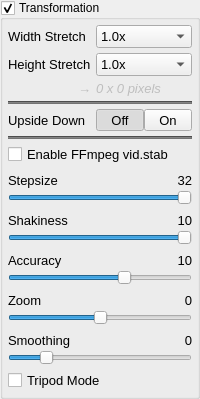
            <widget class="QGroupBox" name="groupBoxTransformation">
             <property name="title">
              <string>Transformation</string>
             </property>
             <property name="checkable">
              <bool>true</bool>
             </property>
             <layout class="QGridLayout" name="gridLayout_20">
              <property name="leftMargin">
               <number>5</number>
              </property>
              <property name="topMargin">
               <number>5</number>
              </property>
              <property name="rightMargin">
               <number>5</number>
              </property>
              <property name="bottomMargin">
               <number>5</number>
              </property>
              <item row="0" column="0">
               <widget class="QFrame" name="frameAspectRatio">
                <layout class="QVBoxLayout" name="verticalLayout_7">
                 <property name="spacing">
                  <number>5</number>
                 </property>
                 <property name="leftMargin">
                  <number>0</number>
                 </property>
                 <property name="topMargin">
                  <number>0</number>
                 </property>
                 <property name="rightMargin">
                  <number>0</number>
                 </property>
                 <property name="bottomMargin">
                  <number>0</number>
                 </property>
                 <item>
                  <layout class="QGridLayout" name="gridLayout_21">
                   <item row="10" column="0" colspan="2">
                    <layout class="QGridLayout" name="gridLayout_54">
                     <property name="spacing">
                      <number>0</number>
                     </property>
                     <item row="1" column="0" colspan="3">
                      <widget class="NoScrollSlider" name="horizontalSliderVidstabShakiness">
                       <property name="sizePolicy">
                        <sizepolicy hsizetype="Expanding" vsizetype="Fixed">
                         <horstretch>0</horstretch>
                         <verstretch>0</verstretch>
                        </sizepolicy>
                       </property>
                       <property name="minimumSize">
                        <size>
                         <width>0</width>
                         <height>0</height>
                        </size>
                       </property>
                       <property name="maximumSize">
                        <size>
                         <width>16777215</width>
                         <height>16777215</height>
                        </size>
                       </property>
                       <property name="minimum">
                        <number>1</number>
                       </property>
                       <property name="maximum">
                        <number>10</number>
                       </property>
                       <property name="value">
                        <number>10</number>
                       </property>
                       <property name="orientation">
                        <enum>Qt::Horizontal</enum>
                       </property>
                      </widget>
                     </item>
                     <item row="0" column="1">
                      <spacer name="horizontalSpacer_50">
                       <property name="orientation">
                        <enum>Qt::Horizontal</enum>
                       </property>
                       <property name="sizeType">
                        <enum>QSizePolicy::Maximum</enum>
                       </property>
                       <property name="sizeHint" stdset="0">
                        <size>
                         <width>40</width>
                         <height>20</height>
                        </size>
                       </property>
                      </spacer>
                     </item>
                     <item row="0" column="0">
                      <widget class="QLabel" name="label_VidstabShakinessText">
                       <property name="font">
                        <font>
                         <pointsize>10</pointsize>
                        </font>
                       </property>
                       <property name="text">
                        <string>Shakiness</string>
                       </property>
                      </widget>
                     </item>
                     <item row="0" column="2">
                      <widget class="DoubleClickLabel" name="label_VidstabShakinessVal">
                       <property name="font">
                        <font>
                         <pointsize>10</pointsize>
                        </font>
                       </property>
                       <property name="contextMenuPolicy">
                        <enum>Qt::CustomContextMenu</enum>
                       </property>
                       <property name="layoutDirection">
                        <enum>Qt::RightToLeft</enum>
                       </property>
                       <property name="text">
                        <string>10</string>
                       </property>
                       <property name="alignment">
                        <set>Qt::AlignRight|Qt::AlignTrailing|Qt::AlignVCenter</set>
                       </property>
                      </widget>
                     </item>
                    </layout>
                   </item>
                   <item row="1" column="0">
                    <widget class="QLabel" name="label_7">
                     <property name="sizePolicy">
                      <sizepolicy hsizetype="Fixed" vsizetype="Preferred">
                       <horstretch>0</horstretch>
                       <verstretch>0</verstretch>
                      </sizepolicy>
                     </property>
                     <property name="font">
                      <font>
                       <pointsize>10</pointsize>
                      </font>
                     </property>
                     <property name="text">
                      <string>Height Stretch</string>
                     </property>
                    </widget>
                   </item>
                   <item row="2" column="0">
                    <widget class="QLabel" name="label_33">
                     <property name="enabled">
                      <bool>false</bool>
                     </property>
                     <property name="font">
                      <font>
                       <pointsize>10</pointsize>
                      </font>
                     </property>
                     <property name="text">
                      <string>→</string>
                     </property>
                     <property name="alignment">
                      <set>Qt::AlignRight|Qt::AlignTrailing|Qt::AlignVCenter</set>
                     </property>
                    </widget>
                   </item>
                   <item row="9" column="0" colspan="2">
                    <layout class="QGridLayout" name="gridLayout_53">
                     <property name="spacing">
                      <number>0</number>
                     </property>
                     <item row="0" column="2">
                      <widget class="DoubleClickLabel" name="label_VidstabStepsizeVal">
                       <property name="font">
                        <font>
                         <pointsize>10</pointsize>
                        </font>
                       </property>
                       <property name="contextMenuPolicy">
                        <enum>Qt::CustomContextMenu</enum>
                       </property>
                       <property name="layoutDirection">
                        <enum>Qt::RightToLeft</enum>
                       </property>
                       <property name="text">
                        <string>32</string>
                       </property>
                       <property name="alignment">
                        <set>Qt::AlignRight|Qt::AlignTrailing|Qt::AlignVCenter</set>
                       </property>
                      </widget>
                     </item>
                     <item row="1" column="0" colspan="3">
                      <widget class="NoScrollSlider" name="horizontalSliderVidstabStepsize">
                       <property name="sizePolicy">
                        <sizepolicy hsizetype="Expanding" vsizetype="Fixed">
                         <horstretch>0</horstretch>
                         <verstretch>0</verstretch>
                        </sizepolicy>
                       </property>
                       <property name="minimumSize">
                        <size>
                         <width>0</width>
                         <height>0</height>
                        </size>
                       </property>
                       <property name="maximumSize">
                        <size>
                         <width>16777215</width>
                         <height>16777215</height>
                        </size>
                       </property>
                       <property name="minimum">
                        <number>1</number>
                       </property>
                       <property name="maximum">
                        <number>32</number>
                       </property>
                       <property name="value">
                        <number>32</number>
                       </property>
                       <property name="orientation">
                        <enum>Qt::Horizontal</enum>
                       </property>
                      </widget>
                     </item>
                     <item row="0" column="1">
                      <spacer name="horizontalSpacer_49">
                       <property name="orientation">
                        <enum>Qt::Horizontal</enum>
                       </property>
                       <property name="sizeType">
                        <enum>QSizePolicy::Maximum</enum>
                       </property>
                       <property name="sizeHint" stdset="0">
                        <size>
                         <width>40</width>
                         <height>20</height>
                        </size>
                       </property>
                      </spacer>
                     </item>
                     <item row="0" column="0">
                      <widget class="QLabel" name="label_VidstabStepsizeText">
                       <property name="font">
                        <font>
                         <pointsize>10</pointsize>
                        </font>
                       </property>
                       <property name="text">
                        <string>Stepsize</string>
                       </property>
                      </widget>
                     </item>
                    </layout>
                   </item>
                   <item row="0" column="1">
                    <widget class="NoScrollComboBox" name="comboBoxHStretch">
                     <property name="sizePolicy">
                      <sizepolicy hsizetype="Ignored" vsizetype="Fixed">
                       <horstretch>0</horstretch>
                       <verstretch>0</verstretch>
                      </sizepolicy>
                     </property>
                     <property name="font">
                      <font>
                       <pointsize>10</pointsize>
                      </font>
                     </property>
                     <item>
                      <property name="text">
                       <string>1.0x</string>
                      </property>
                     </item>
                     <item>
                      <property name="text">
                       <string>1.33x</string>
                      </property>
                     </item>
                     <item>
                      <property name="text">
                       <string>1.5x</string>
                      </property>
                     </item>
                     <item>
                      <property name="text">
                       <string>1.67x</string>
                      </property>
                     </item>
                     <item>
                      <property name="text">
                       <string>1.75x</string>
                      </property>
                     </item>
                     <item>
                      <property name="text">
                       <string>1.8x</string>
                      </property>
                     </item>
                     <item>
                      <property name="text">
                       <string>2.0x</string>
                      </property>
                     </item>
                    </widget>
                   </item>
                   <item row="13" column="0" colspan="2">
                    <layout class="QGridLayout" name="gridLayout_57">
                     <property name="spacing">
                      <number>0</number>
                     </property>
                     <item row="0" column="0">
                      <widget class="QLabel" name="label_VidstabSmoothingText">
                       <property name="font">
                        <font>
                         <pointsize>10</pointsize>
                        </font>
                       </property>
                       <property name="text">
                        <string>Smoothing</string>
                       </property>
                      </widget>
                     </item>
                     <item row="1" column="0" colspan="3">
                      <widget class="NoScrollSlider" name="horizontalSliderVidstabSmoothing">
                       <property name="sizePolicy">
                        <sizepolicy hsizetype="Expanding" vsizetype="Fixed">
                         <horstretch>0</horstretch>
                         <verstretch>0</verstretch>
                        </sizepolicy>
                       </property>
                       <property name="minimumSize">
                        <size>
                         <width>0</width>
                         <height>0</height>
                        </size>
                       </property>
                       <property name="maximumSize">
                        <size>
                         <width>16777215</width>
                         <height>16777215</height>
                        </size>
                       </property>
                       <property name="minimum">
                        <number>1</number>
                       </property>
                       <property name="maximum">
                        <number>50</number>
                       </property>
                       <property name="value">
                        <number>10</number>
                       </property>
                       <property name="orientation">
                        <enum>Qt::Horizontal</enum>
                       </property>
                      </widget>
                     </item>
                     <item row="0" column="1">
                      <spacer name="horizontalSpacer_53">
                       <property name="orientation">
                        <enum>Qt::Horizontal</enum>
                       </property>
                       <property name="sizeType">
                        <enum>QSizePolicy::Maximum</enum>
                       </property>
                       <property name="sizeHint" stdset="0">
                        <size>
                         <width>40</width>
                         <height>20</height>
                        </size>
                       </property>
                      </spacer>
                     </item>
                     <item row="0" column="2">
                      <widget class="DoubleClickLabel" name="label_VidstabSmoothingVal">
                       <property name="font">
                        <font>
                         <pointsize>10</pointsize>
                        </font>
                       </property>
                       <property name="contextMenuPolicy">
                        <enum>Qt::CustomContextMenu</enum>
                       </property>
                       <property name="layoutDirection">
                        <enum>Qt::RightToLeft</enum>
                       </property>
                       <property name="text">
                        <string>0</string>
                       </property>
                       <property name="alignment">
                        <set>Qt::AlignRight|Qt::AlignTrailing|Qt::AlignVCenter</set>
                       </property>
                      </widget>
                     </item>
                    </layout>
                   </item>
                   <item row="0" column="0">
                    <widget class="QLabel" name="label_8">
                     <property name="font">
                      <font>
                       <pointsize>10</pointsize>
                      </font>
                     </property>
                     <property name="text">
                      <string>Width Stretch</string>
                     </property>
                    </widget>
                   </item>
                   <item row="11" column="0" colspan="2">
                    <layout class="QGridLayout" name="gridLayout_55">
                     <property name="spacing">
                      <number>0</number>
                     </property>
                     <item row="0" column="2">
                      <widget class="DoubleClickLabel" name="label_VidstabAccuracyVal">
                       <property name="font">
                        <font>
                         <pointsize>10</pointsize>
                        </font>
                       </property>
                       <property name="contextMenuPolicy">
                        <enum>Qt::CustomContextMenu</enum>
                       </property>
                       <property name="layoutDirection">
                        <enum>Qt::RightToLeft</enum>
                       </property>
                       <property name="text">
                        <string>10</string>
                       </property>
                       <property name="alignment">
                        <set>Qt::AlignRight|Qt::AlignTrailing|Qt::AlignVCenter</set>
                       </property>
                      </widget>
                     </item>
                     <item row="1" column="0" colspan="3">
                      <widget class="NoScrollSlider" name="horizontalSliderVidstabAccuracy">
                       <property name="sizePolicy">
                        <sizepolicy hsizetype="Expanding" vsizetype="Fixed">
                         <horstretch>0</horstretch>
                         <verstretch>0</verstretch>
                        </sizepolicy>
                       </property>
                       <property name="minimumSize">
                        <size>
                         <width>0</width>
                         <height>0</height>
                        </size>
                       </property>
                       <property name="maximumSize">
                        <size>
                         <width>16777215</width>
                         <height>16777215</height>
                        </size>
                       </property>
                       <property name="minimum">
                        <number>1</number>
                       </property>
                       <property name="maximum">
                        <number>15</number>
                       </property>
                       <property name="value">
                        <number>10</number>
                       </property>
                       <property name="orientation">
                        <enum>Qt::Horizontal</enum>
                       </property>
                      </widget>
                     </item>
                     <item row="0" column="1">
                      <spacer name="horizontalSpacer_51">
                       <property name="orientation">
                        <enum>Qt::Horizontal</enum>
                       </property>
                       <property name="sizeType">
                        <enum>QSizePolicy::Maximum</enum>
                       </property>
                       <property name="sizeHint" stdset="0">
                        <size>
                         <width>40</width>
                         <height>20</height>
                        </size>
                       </property>
                      </spacer>
                     </item>
                     <item row="0" column="0">
                      <widget class="QLabel" name="label_VidstabAccuracyText">
                       <property name="font">
                        <font>
                         <pointsize>10</pointsize>
                        </font>
                       </property>
                       <property name="text">
                        <string>Accuracy</string>
                       </property>
                      </widget>
                     </item>
                    </layout>
                   </item>
                   <item row="4" column="0" colspan="2">
                    <widget class="Line" name="line_12">
                     <property name="styleSheet">
                      <string notr="true">background-color: rgb(115, 115, 115);</string>
                     </property>
                     <property name="orientation">
                      <enum>Qt::Horizontal</enum>
                     </property>
                    </widget>
                   </item>
                   <item row="5" column="1">
                    <widget class="QFrame" name="toolButtonUpsideDown">
                     <layout class="QHBoxLayout" name="horizontalLayout_29">
                      <property name="spacing">
                       <number>0</number>
                      </property>
                      <property name="leftMargin">
                       <number>0</number>
                      </property>
                      <property name="topMargin">
                       <number>0</number>
                      </property>
                      <property name="rightMargin">
                       <number>0</number>
                      </property>
                      <property name="bottomMargin">
                       <number>0</number>
                      </property>
                      <item>
                       <widget class="ColorToolButton" name="toolButtonUpsideDownOff">
                        <property name="sizePolicy">
                         <sizepolicy hsizetype="Preferred" vsizetype="Fixed">
                          <horstretch>0</horstretch>
                          <verstretch>0</verstretch>
                         </sizepolicy>
                        </property>
                        <property name="font">
                         <font>
                          <pointsize>10</pointsize>
                         </font>
                        </property>
                        <property name="text">
                         <string>Off</string>
                        </property>
                        <property name="checkable">
                         <bool>true</bool>
                        </property>
                        <property name="checked">
                         <bool>true</bool>
                        </property>
                        <property name="autoExclusive">
                         <bool>true</bool>
                        </property>
                       </widget>
                      </item>
                      <item>
                       <widget class="ColorToolButton" name="toolButtonUpsideDownOn">
                        <property name="sizePolicy">
                         <sizepolicy hsizetype="Preferred" vsizetype="Fixed">
                          <horstretch>0</horstretch>
                          <verstretch>0</verstretch>
                         </sizepolicy>
                        </property>
                        <property name="font">
                         <font>
                          <pointsize>10</pointsize>
                         </font>
                        </property>
                        <property name="text">
                         <string>On</string>
                        </property>
                        <property name="checkable">
                         <bool>true</bool>
                        </property>
                        <property name="autoExclusive">
                         <bool>true</bool>
                        </property>
                       </widget>
                      </item>
                     </layout>
                    </widget>
                   </item>
                   <item row="7" column="0" rowspan="2" colspan="2">
                    <widget class="QCheckBox" name="checkBoxVidstabEnable">
                     <property name="font">
                      <font>
                       <pointsize>10</pointsize>
                      </font>
                     </property>
                     <property name="toolTip">
                      <string>Visible only after ffmpeg H.264 export!</string>
                     </property>
                     <property name="text">
                      <string>Enable FFmpeg vid.stab</string>
                     </property>
                    </widget>
                   </item>
                   <item row="1" column="1">
                    <widget class="NoScrollComboBox" name="comboBoxVStretch">
                     <property name="sizePolicy">
                      <sizepolicy hsizetype="Ignored" vsizetype="Fixed">
                       <horstretch>0</horstretch>
                       <verstretch>0</verstretch>
                      </sizepolicy>
                     </property>
                     <property name="font">
                      <font>
                       <pointsize>10</pointsize>
                      </font>
                     </property>
                     <property name="layoutDirection">
                      <enum>Qt::LeftToRight</enum>
                     </property>
                     <property name="sizeAdjustPolicy">
                      <enum>QComboBox::AdjustToContentsOnFirstShow</enum>
                     </property>
                     <item>
                      <property name="text">
                       <string>1.0x</string>
                      </property>
                     </item>
                     <item>
                      <property name="text">
                       <string>1.67x</string>
                      </property>
                     </item>
                     <item>
                      <property name="text">
                       <string>3.0x</string>
                      </property>
                     </item>
                     <item>
                      <property name="text">
                       <string>0.33x</string>
                      </property>
                     </item>
                    </widget>
                   </item>
                   <item row="5" column="0">
                    <widget class="QLabel" name="UpsideDownLabel">
                     <property name="font">
                      <font>
                       <pointsize>10</pointsize>
                      </font>
                     </property>
                     <property name="text">
                      <string>Upside Down</string>
                     </property>
                    </widget>
                   </item>
                   <item row="2" column="1">
                    <widget class="QLabel" name="label_resResolution">
                     <property name="enabled">
                      <bool>false</bool>
                     </property>
                     <property name="font">
                      <font>
                       <pointsize>10</pointsize>
                       <italic>true</italic>
                      </font>
                     </property>
                     <property name="text">
                      <string>0 x 0 pixels</string>
                     </property>
                    </widget>
                   </item>
                   <item row="12" column="0" colspan="2">
                    <layout class="QGridLayout" name="gridLayout_56">
                     <property name="spacing">
                      <number>0</number>
                     </property>
                     <item row="0" column="2">
                      <widget class="DoubleClickLabel" name="label_VidstabZoomVal">
                       <property name="font">
                        <font>
                         <pointsize>10</pointsize>
                        </font>
                       </property>
                       <property name="contextMenuPolicy">
                        <enum>Qt::CustomContextMenu</enum>
                       </property>
                       <property name="layoutDirection">
                        <enum>Qt::RightToLeft</enum>
                       </property>
                       <property name="text">
                        <string>0</string>
                       </property>
                       <property name="alignment">
                        <set>Qt::AlignRight|Qt::AlignTrailing|Qt::AlignVCenter</set>
                       </property>
                      </widget>
                     </item>
                     <item row="1" column="0" colspan="3">
                      <widget class="NoScrollSlider" name="horizontalSliderVidstabZoom">
                       <property name="sizePolicy">
                        <sizepolicy hsizetype="Expanding" vsizetype="Fixed">
                         <horstretch>0</horstretch>
                         <verstretch>0</verstretch>
                        </sizepolicy>
                       </property>
                       <property name="minimumSize">
                        <size>
                         <width>0</width>
                         <height>0</height>
                        </size>
                       </property>
                       <property name="maximumSize">
                        <size>
                         <width>16777215</width>
                         <height>16777215</height>
                        </size>
                       </property>
                       <property name="minimum">
                        <number>-10</number>
                       </property>
                       <property name="maximum">
                        <number>10</number>
                       </property>
                       <property name="value">
                        <number>0</number>
                       </property>
                       <property name="orientation">
                        <enum>Qt::Horizontal</enum>
                       </property>
                      </widget>
                     </item>
                     <item row="0" column="1">
                      <spacer name="horizontalSpacer_52">
                       <property name="orientation">
                        <enum>Qt::Horizontal</enum>
                       </property>
                       <property name="sizeType">
                        <enum>QSizePolicy::Maximum</enum>
                       </property>
                       <property name="sizeHint" stdset="0">
                        <size>
                         <width>40</width>
                         <height>20</height>
                        </size>
                       </property>
                      </spacer>
                     </item>
                     <item row="0" column="0">
                      <widget class="QLabel" name="label_VidstabZoomText">
                       <property name="font">
                        <font>
                         <pointsize>10</pointsize>
                        </font>
                       </property>
                       <property name="text">
                        <string>Zoom</string>
                       </property>
                      </widget>
                     </item>
                    </layout>
                   </item>
                   <item row="6" column="0" colspan="2">
                    <widget class="Line" name="line_25">
                     <property name="styleSheet">
                      <string notr="true">background-color: rgb(115, 115, 115);</string>
                     </property>
                     <property name="orientation">
                      <enum>Qt::Horizontal</enum>
                     </property>
                    </widget>
                   </item>
                   <item row="14" column="0" colspan="2">
                    <widget class="QCheckBox" name="checkBoxVidstabTripod">
                     <property name="font">
                      <font>
                       <pointsize>10</pointsize>
                      </font>
                     </property>
                     <property name="text">
                      <string>Tripod Mode</string>
                     </property>
                    </widget>
                   </item>
                  </layout>
                 </item>
                </layout>
               </widget>
              </item>
             </layout>
            </widget>
